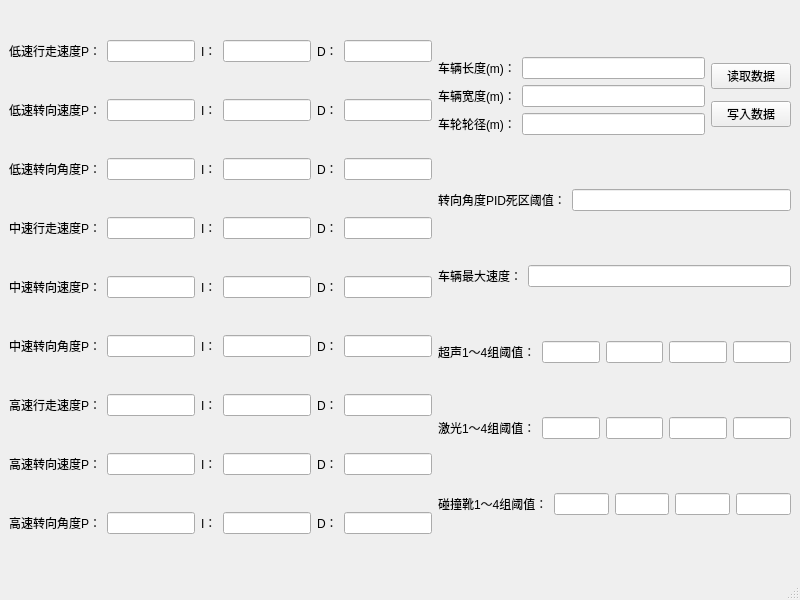
<?xml version="1.0" encoding="UTF-8"?>
<ui version="4.0">
 <class>CarsetWindow</class>
 <widget class="QMainWindow" name="CarsetWindow">
  <property name="geometry">
   <rect>
    <x>0</x>
    <y>0</y>
    <width>800</width>
    <height>600</height>
   </rect>
  </property>
  <property name="minimumSize">
   <size>
    <width>800</width>
    <height>600</height>
   </size>
  </property>
  <property name="maximumSize">
   <size>
    <width>800</width>
    <height>600</height>
   </size>
  </property>
  <property name="windowTitle">
   <string>MainWindow</string>
  </property>
  <widget class="QWidget" name="centralwidget">
   <layout class="QHBoxLayout" name="horizontalLayout_19" stretch="6,5">
    <item>
     <layout class="QVBoxLayout" name="verticalLayout_4">
      <property name="sizeConstraint">
       <enum>QLayout::SetDefaultConstraint</enum>
      </property>
      <item>
       <layout class="QHBoxLayout" name="horizontalLayout">
        <item>
         <widget class="QLabel" name="label_4">
          <property name="text">
           <string>低速行走速度P：</string>
          </property>
         </widget>
        </item>
        <item>
         <widget class="QLineEdit" name="DS_P_lineEdit"/>
        </item>
        <item>
         <widget class="QLabel" name="label_5">
          <property name="text">
           <string>I：</string>
          </property>
         </widget>
        </item>
        <item>
         <widget class="QLineEdit" name="DS_I_lineEdit"/>
        </item>
        <item>
         <widget class="QLabel" name="label_6">
          <property name="text">
           <string>D：</string>
          </property>
         </widget>
        </item>
        <item>
         <widget class="QLineEdit" name="DS_D_lineEdit"/>
        </item>
       </layout>
      </item>
      <item>
       <layout class="QHBoxLayout" name="horizontalLayout_2">
        <item>
         <widget class="QLabel" name="label_7">
          <property name="text">
           <string>低速转向速度P：</string>
          </property>
         </widget>
        </item>
        <item>
         <widget class="QLineEdit" name="SS_P_lineEdit"/>
        </item>
        <item>
         <widget class="QLabel" name="label_8">
          <property name="text">
           <string>I：</string>
          </property>
         </widget>
        </item>
        <item>
         <widget class="QLineEdit" name="SS_I_lineEdit"/>
        </item>
        <item>
         <widget class="QLabel" name="label_9">
          <property name="text">
           <string>D：</string>
          </property>
         </widget>
        </item>
        <item>
         <widget class="QLineEdit" name="SS_D_lineEdit"/>
        </item>
       </layout>
      </item>
      <item>
       <layout class="QHBoxLayout" name="horizontalLayout_3">
        <item>
         <widget class="QLabel" name="label_10">
          <property name="text">
           <string>低速转向角度P：</string>
          </property>
         </widget>
        </item>
        <item>
         <widget class="QLineEdit" name="SA_P_lineEdit"/>
        </item>
        <item>
         <widget class="QLabel" name="label_11">
          <property name="text">
           <string>I：</string>
          </property>
         </widget>
        </item>
        <item>
         <widget class="QLineEdit" name="SA_I_lineEdit"/>
        </item>
        <item>
         <widget class="QLabel" name="label_12">
          <property name="text">
           <string>D：</string>
          </property>
         </widget>
        </item>
        <item>
         <widget class="QLineEdit" name="SA_D_lineEdit"/>
        </item>
       </layout>
      </item>
      <item>
       <layout class="QHBoxLayout" name="horizontalLayout_13">
        <item>
         <widget class="QLabel" name="label_18">
          <property name="text">
           <string>中速行走速度P：</string>
          </property>
         </widget>
        </item>
        <item>
         <widget class="QLineEdit" name="DS_P_lineEdit_2"/>
        </item>
        <item>
         <widget class="QLabel" name="label_19">
          <property name="text">
           <string>I：</string>
          </property>
         </widget>
        </item>
        <item>
         <widget class="QLineEdit" name="DS_I_lineEdit_2"/>
        </item>
        <item>
         <widget class="QLabel" name="label_20">
          <property name="text">
           <string>D：</string>
          </property>
         </widget>
        </item>
        <item>
         <widget class="QLineEdit" name="DS_D_lineEdit_2"/>
        </item>
       </layout>
      </item>
      <item>
       <layout class="QHBoxLayout" name="horizontalLayout_15">
        <item>
         <widget class="QLabel" name="label_24">
          <property name="text">
           <string>中速转向速度P：</string>
          </property>
         </widget>
        </item>
        <item>
         <widget class="QLineEdit" name="SS_P_lineEdit_2"/>
        </item>
        <item>
         <widget class="QLabel" name="label_25">
          <property name="text">
           <string>I：</string>
          </property>
         </widget>
        </item>
        <item>
         <widget class="QLineEdit" name="SS_I_lineEdit_2"/>
        </item>
        <item>
         <widget class="QLabel" name="label_26">
          <property name="text">
           <string>D：</string>
          </property>
         </widget>
        </item>
        <item>
         <widget class="QLineEdit" name="SS_D_lineEdit_2"/>
        </item>
       </layout>
      </item>
      <item>
       <layout class="QHBoxLayout" name="horizontalLayout_17">
        <item>
         <widget class="QLabel" name="label_30">
          <property name="text">
           <string>中速转向角度P：</string>
          </property>
         </widget>
        </item>
        <item>
         <widget class="QLineEdit" name="SA_P_lineEdit_2"/>
        </item>
        <item>
         <widget class="QLabel" name="label_31">
          <property name="text">
           <string>I：</string>
          </property>
         </widget>
        </item>
        <item>
         <widget class="QLineEdit" name="SA_I_lineEdit_2"/>
        </item>
        <item>
         <widget class="QLabel" name="label_32">
          <property name="text">
           <string>D：</string>
          </property>
         </widget>
        </item>
        <item>
         <widget class="QLineEdit" name="SA_D_lineEdit_2"/>
        </item>
       </layout>
      </item>
      <item>
       <layout class="QHBoxLayout" name="horizontalLayout_14">
        <item>
         <widget class="QLabel" name="label_21">
          <property name="text">
           <string>高速行走速度P：</string>
          </property>
         </widget>
        </item>
        <item>
         <widget class="QLineEdit" name="DS_P_lineEdit_3"/>
        </item>
        <item>
         <widget class="QLabel" name="label_22">
          <property name="text">
           <string>I：</string>
          </property>
         </widget>
        </item>
        <item>
         <widget class="QLineEdit" name="DS_I_lineEdit_3"/>
        </item>
        <item>
         <widget class="QLabel" name="label_23">
          <property name="text">
           <string>D：</string>
          </property>
         </widget>
        </item>
        <item>
         <widget class="QLineEdit" name="DS_D_lineEdit_3"/>
        </item>
       </layout>
      </item>
      <item>
       <layout class="QHBoxLayout" name="horizontalLayout_16">
        <item>
         <widget class="QLabel" name="label_27">
          <property name="text">
           <string>高速转向速度P：</string>
          </property>
         </widget>
        </item>
        <item>
         <widget class="QLineEdit" name="SS_P_lineEdit_3"/>
        </item>
        <item>
         <widget class="QLabel" name="label_28">
          <property name="text">
           <string>I：</string>
          </property>
         </widget>
        </item>
        <item>
         <widget class="QLineEdit" name="SS_I_lineEdit_3"/>
        </item>
        <item>
         <widget class="QLabel" name="label_29">
          <property name="text">
           <string>D：</string>
          </property>
         </widget>
        </item>
        <item>
         <widget class="QLineEdit" name="SS_D_lineEdit_3"/>
        </item>
       </layout>
      </item>
      <item>
       <layout class="QHBoxLayout" name="horizontalLayout_18">
        <item>
         <widget class="QLabel" name="label_33">
          <property name="text">
           <string>高速转向角度P：</string>
          </property>
         </widget>
        </item>
        <item>
         <widget class="QLineEdit" name="SA_P_lineEdit_3"/>
        </item>
        <item>
         <widget class="QLabel" name="label_34">
          <property name="text">
           <string>I：</string>
          </property>
         </widget>
        </item>
        <item>
         <widget class="QLineEdit" name="SA_I_lineEdit_3"/>
        </item>
        <item>
         <widget class="QLabel" name="label_35">
          <property name="text">
           <string>D：</string>
          </property>
         </widget>
        </item>
        <item>
         <widget class="QLineEdit" name="SA_D_lineEdit_3"/>
        </item>
       </layout>
      </item>
     </layout>
    </item>
    <item>
     <layout class="QVBoxLayout" name="verticalLayout_2">
      <item>
       <layout class="QHBoxLayout" name="horizontalLayout_12">
        <item>
         <layout class="QVBoxLayout" name="verticalLayout">
          <item>
           <layout class="QHBoxLayout" name="horizontalLayout_7">
            <item>
             <widget class="QLabel" name="label">
              <property name="text">
               <string>车辆长度(m)：</string>
              </property>
             </widget>
            </item>
            <item>
             <widget class="QLineEdit" name="carlength_lineEdit"/>
            </item>
           </layout>
          </item>
          <item>
           <layout class="QHBoxLayout" name="horizontalLayout_8">
            <item>
             <widget class="QLabel" name="label_2">
              <property name="text">
               <string>车辆宽度(m)：</string>
              </property>
             </widget>
            </item>
            <item>
             <widget class="QLineEdit" name="carwidth_lineEdit"/>
            </item>
           </layout>
          </item>
          <item>
           <layout class="QHBoxLayout" name="horizontalLayout_9">
            <item>
             <widget class="QLabel" name="label_3">
              <property name="text">
               <string>车轮轮径(m)：</string>
              </property>
             </widget>
            </item>
            <item>
             <widget class="QLineEdit" name="wheeldia_lineEdit"/>
            </item>
           </layout>
          </item>
         </layout>
        </item>
        <item>
         <layout class="QVBoxLayout" name="verticalLayout_3">
          <item>
           <widget class="QPushButton" name="readButton">
            <property name="text">
             <string>读取数据</string>
            </property>
           </widget>
          </item>
          <item>
           <widget class="QPushButton" name="saveButton">
            <property name="text">
             <string>写入数据</string>
            </property>
           </widget>
          </item>
         </layout>
        </item>
       </layout>
      </item>
      <item>
       <layout class="QHBoxLayout" name="horizontalLayout_10">
        <item>
         <widget class="QLabel" name="label_13">
          <property name="text">
           <string>转向角度PID死区阈值：</string>
          </property>
         </widget>
        </item>
        <item>
         <widget class="QLineEdit" name="dead_lineEdit"/>
        </item>
       </layout>
      </item>
      <item>
       <layout class="QHBoxLayout" name="horizontalLayout_11">
        <item>
         <widget class="QLabel" name="label_14">
          <property name="text">
           <string>车辆最大速度：</string>
          </property>
         </widget>
        </item>
        <item>
         <widget class="QLineEdit" name="maxspeed_lineEdit"/>
        </item>
       </layout>
      </item>
      <item>
       <layout class="QHBoxLayout" name="horizontalLayout_4">
        <item>
         <widget class="QLabel" name="label_15">
          <property name="text">
           <string>超声1～4组阈值：</string>
          </property>
         </widget>
        </item>
        <item>
         <widget class="QLineEdit" name="ulth1_lineEdit"/>
        </item>
        <item>
         <widget class="QLineEdit" name="ulth2_lineEdit"/>
        </item>
        <item>
         <widget class="QLineEdit" name="ulth3_lineEdit"/>
        </item>
        <item>
         <widget class="QLineEdit" name="ulth4_lineEdit"/>
        </item>
       </layout>
      </item>
      <item>
       <layout class="QHBoxLayout" name="horizontalLayout_5">
        <item>
         <widget class="QLabel" name="label_16">
          <property name="text">
           <string>激光1～4组阈值：</string>
          </property>
         </widget>
        </item>
        <item>
         <widget class="QLineEdit" name="lath1_lineEdit"/>
        </item>
        <item>
         <widget class="QLineEdit" name="lath2_lineEdit"/>
        </item>
        <item>
         <widget class="QLineEdit" name="lath3_lineEdit"/>
        </item>
        <item>
         <widget class="QLineEdit" name="lath4_lineEdit"/>
        </item>
       </layout>
      </item>
      <item>
       <layout class="QHBoxLayout" name="horizontalLayout_6">
        <item>
         <widget class="QLabel" name="label_17">
          <property name="text">
           <string>碰撞靴1～4组阈值：</string>
          </property>
         </widget>
        </item>
        <item>
         <widget class="QLineEdit" name="colth1_lineEdit"/>
        </item>
        <item>
         <widget class="QLineEdit" name="colth2_lineEdit"/>
        </item>
        <item>
         <widget class="QLineEdit" name="colth3_lineEdit"/>
        </item>
        <item>
         <widget class="QLineEdit" name="colth4_lineEdit"/>
        </item>
       </layout>
      </item>
     </layout>
    </item>
   </layout>
  </widget>
  <widget class="QMenuBar" name="menubar">
   <property name="geometry">
    <rect>
     <x>0</x>
     <y>0</y>
     <width>800</width>
     <height>28</height>
    </rect>
   </property>
  </widget>
  <widget class="QStatusBar" name="statusbar"/>
 </widget>
 <resources/>
 <connections/>
</ui>
